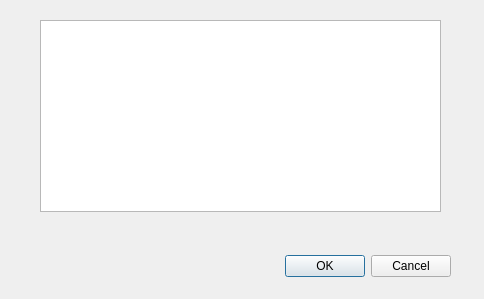
<?xml version="1.0" encoding="UTF-8"?>
<ui version="4.0">
 <class>Dialog</class>
 <widget class="QDialog" name="Dialog">
  <property name="geometry">
   <rect>
    <x>0</x>
    <y>0</y>
    <width>484</width>
    <height>299</height>
   </rect>
  </property>
  <property name="windowTitle">
   <string>Dialog</string>
  </property>
  <widget class="QDialogButtonBox" name="buttonBox">
   <property name="geometry">
    <rect>
     <x>110</x>
     <y>250</y>
     <width>341</width>
     <height>32</height>
    </rect>
   </property>
   <property name="orientation">
    <enum>Qt::Horizontal</enum>
   </property>
   <property name="standardButtons">
    <set>QDialogButtonBox::Cancel|QDialogButtonBox::Ok</set>
   </property>
  </widget>
  <widget class="QTextBrowser" name="tips">
   <property name="geometry">
    <rect>
     <x>40</x>
     <y>20</y>
     <width>401</width>
     <height>192</height>
    </rect>
   </property>
  </widget>
 </widget>
 <resources/>
 <connections>
  <connection>
   <sender>buttonBox</sender>
   <signal>accepted()</signal>
   <receiver>Dialog</receiver>
   <slot>accept()</slot>
   <hints>
    <hint type="sourcelabel">
     <x>248</x>
     <y>254</y>
    </hint>
    <hint type="destinationlabel">
     <x>157</x>
     <y>274</y>
    </hint>
   </hints>
  </connection>
  <connection>
   <sender>buttonBox</sender>
   <signal>rejected()</signal>
   <receiver>Dialog</receiver>
   <slot>reject()</slot>
   <hints>
    <hint type="sourcelabel">
     <x>316</x>
     <y>260</y>
    </hint>
    <hint type="destinationlabel">
     <x>286</x>
     <y>274</y>
    </hint>
   </hints>
  </connection>
 </connections>
</ui>
